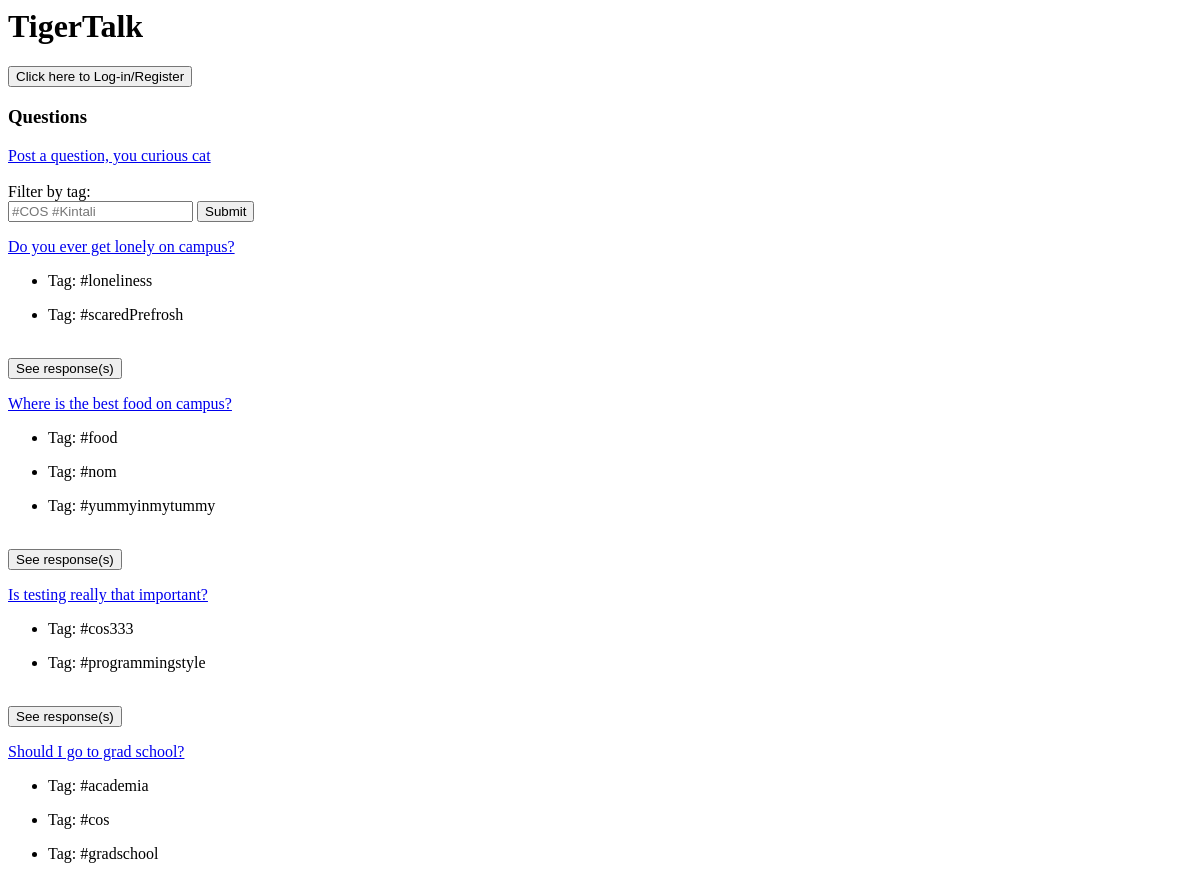
/blog/ (upper part), run on an earlier commit of the app's database.
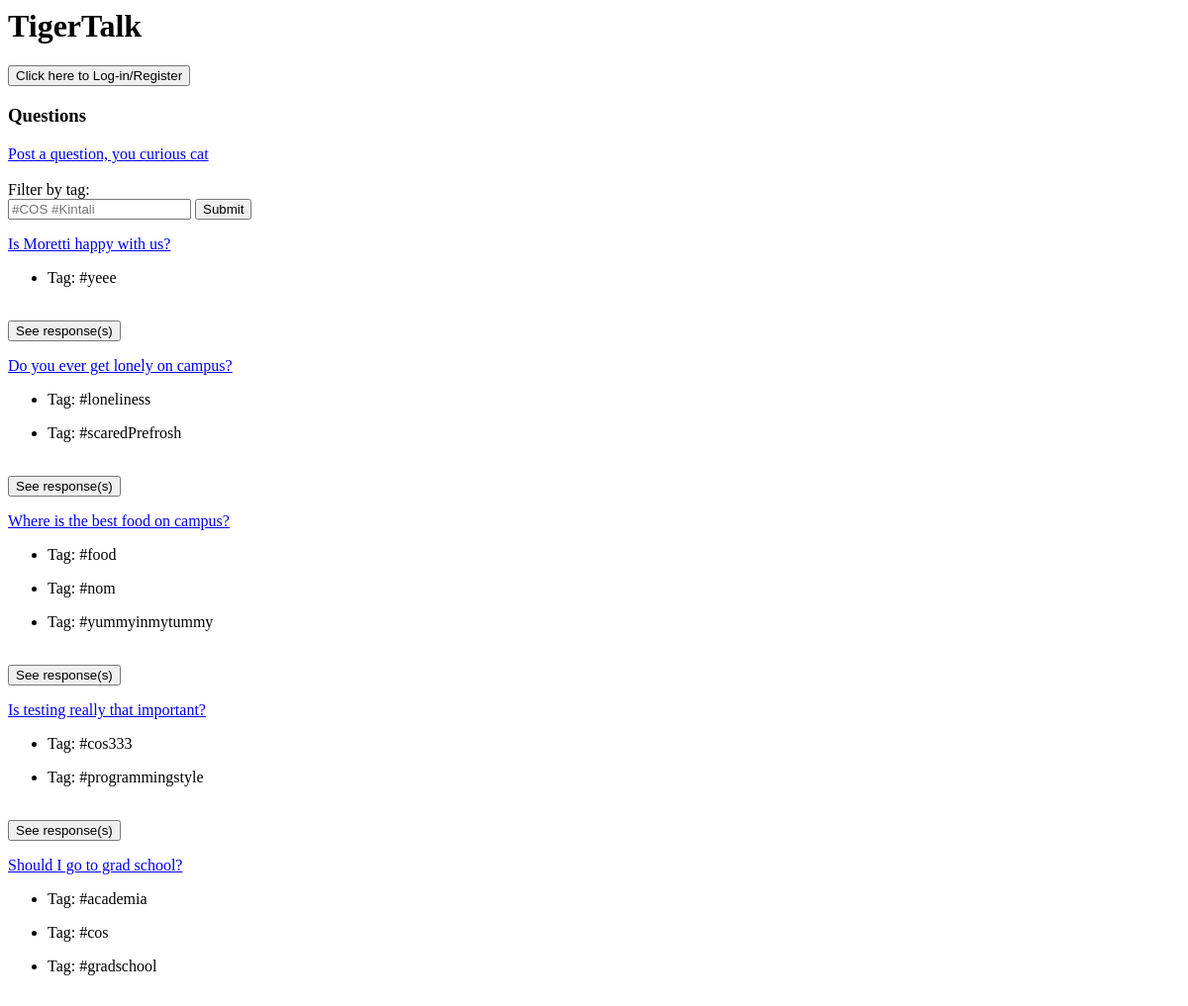
And on a later commit of the database.
### blog/models.py (models this page shows, shortened)
class Question(models.Model):
    blocked_by = models.OneToOneField(User, blank=True, null=True)
    text = models.TextField()
    created_at = models.DateTimeField()
    blockedOrNot = models.BooleanField(default = False)
    inappropriateCount = models.IntegerField(
        default=0,
        verbose_name= "Inappropriate")
    inappropriateId = models.ManyToManyField(User, related_name = 'flagged_questions')
    objects = managers.QuestionManager()
    class Meta:
        verbose_name = "Question"
        verbose_name_plural = "Questions"

class Tag(models.Model):
    questions = models.ManyToManyField(Question, related_name = 'tags')
    text = models.CharField(max_length = 30)
    objects = managers.TagManager()
    class Meta:
        verbose_name = "Tag"
        verbose_name_plural = "Tags"
        ordering = ("text",)

### blog/views.py (the view)
def index(request):
	questions = Question.objects.filter(blockedOrNot=False).order_by('-created_at')
	user = request.user
	try:
		exp_question = Question.objects.get(pk=request.GET['responses_requested'])
		cur_page = request.GET['page']
		expanded_question_list = [exp_question]
		exp_answers = expanded_question_list[0].answers.order_by('helpfulCount', '-created_at')[:5]
	except (KeyError, Question.DoesNotExist):
		expanded_question_list = []
		exp_answers = []
		cur_page = utils.get_page_number_from_request(request)
	try:
		res_question = Question.objects.get(pk=request.GET['respond_to_q'])
		cur_page = request.GET['page']
		response_question_list = [res_question]
	except (KeyError, Question.DoesNotExist):
		response_question_list = []
	try:
		close_q = Question.objects.get(pk=request.GET['close_requested'])
		expanded_question_list= []
		cur_page = request.GET['page']
		exp_answers = []
	except:
		pass
	try:
		flagged_q = Question.objects.get(pk=request.POST['flag_q'])
		user  = request.user
		flagged_q.inappropriateCount += 1
		flagged_q.inappropriateId.add(user)
		flagged_q.save()
		user.flagged_questions.add(flagged_q)
		user.save()
		cur_page = request.GET['page']
	except:
		pass
	try:
		user  = request.user
		flagged_question_list = user.flagged_questions.all()
	except:
		flagged_question_list = []
	try:
		helpful_answer = Answer.objects.get(pk=request.GET['helpful'])
		user = request.user
		helpful_answer.helpfulCount += 1
		helpful_answer.helpfulId.add(user)
		helpful_answer.save()
		user.helpful_responses.add(helpful_answer)
		user.save()
	except:
		pass
	try:
		user = request.user
		helpful_responses_list = user.helpful_responses.all()
	except:
		helpful_responses_list = []
	try:
		unhelpful_answer = Answer.objects.get(pk=request.GET['unhelpful'])
		user = request.user
		unhelpful_answer.helpfulCount -= 1
		unhelpful_answer.helpfulId.remove(user)
		unhelpful_answer.save()
		user.helpful_responses.remove(unhelpful_answer)
		user.save()
	except:
		pass
	try:
		inapp_answer = Answer.objects.get(pk=request.GET['inapp'])
		user = request.user
		inapp_answer.inappropriateCount += 1
		inapp_answer.inappropriateId.add(user)
		inapp_answer.save()
		inapp_answer.user.inappropriateCount += 1
		inapp_answer.user.save()
		user.inappropriate_responses.add(inapp_answer)
		user.save()
	except:
		pass
	try:
		user = request.user
		inapp_responses_list = user.inappropriate_responses.all()
	except:
		inapp_responses_list = []
	try:
		un_inapp_answer = Answer.objects.get(pk=request.GET['uninapp'])
		user = request.user
		un_inapp_answer.inappropriateCount -= 1
		un_inapp_answer.inappropriateId.remove(user)
		un_inapp_answer.save()
		un_inapp_answer.user.inappropriateCount -= 1
		un_inapp_answer.user.save()
		user.inappropriate_responses.remove(un_inapp_answer)
		user.save()
	except:
		pass
	template = loader.get_template('blog/index.html')
	context = {
		'questions' : questions,
		'expanded_question_list' : expanded_question_list,
		'response_question_list' : response_question_list,
		'user': request.user,
		'flagged_question_list': flagged_question_list,
		'expanded_answers': exp_answers,
		'cur_page': cur_page,
		'helpful_responses_list': helpful_responses_list,
		'inapp_responses_list': inapp_responses_list,
	}
	return HttpResponse(template.render(context, request))

### blog/templates/blog/index.html (shortened to what this page needs)
<h1>TigerTalk</h1>
{% if user.is_authenticated %}
    Currently logged in as {{user.profile.handle}}. <a href="/accounts/logout">Log out</a>
    <a href="{% url 'blog:editprofile' %}">edit profile</a>
{% else %}
    <form action="{% url 'blog:loginpage' %}" method="get">
            <button name="login" value="{{question.id}}">Click here to Log-in/Register</button>
    </form>
{% endif %}
<h3>Questions</h3>
<a href="{% url 'blog:postaq' %}">Post a question, you curious cat</a>
Filter by tag:
<form action="{% url 'blog:filter' %}" method="get">
	<input type="text" name="tags" placeholder="#COS #Kintali" value="">
  	<input type="submit" value="Submit">
</form>
{% load el_pagination_tags %}
{% for question in questions %}
{% show_current_number as page_number %}
<div id="resp_results{{question.id}}">
        <a href="{% url 'blog:questions' question.id %}">{{ question.text|truncatechars:200 }}</a> <br>
        {% for tag in question.tags.all %}
        	<ul>
        		<li>Tag: {{tag.text}}</li>
        	</ul>
        {% endfor %}
        <br>
        {% if question in expanded_question_list %}
        	<ul>
        	{% for answer in expanded_answers %}
        		{% if user.is_authenticated and not user.profile.blockedOrNot %}
                    {% if answer in helpful_responses_list %}
                        You have already marked this answer as helpful <br>
                        <form action="{% url 'blog:index' %}" method="get">
                            <button name="unhelpful" value="{{answer.id}}">Un-mark this response as helpful</button>
                            <input type="hidden" name="user_id" value="{{user.id}}">
                        </form>
                    {% else %}
                         <form action="{% url 'blog:index' %}" method="get">
                            <button name="helpful" value="{{answer.id}}">Mark this response as helpful</button>
                            <input type="hidden" name="user_id" value="{{user.id}}">
                        </form>
                    {% endif %}
                    {% if answer in inapp_responses_list %}
                        You have already flagged this answer as inappropriate <br>
                           <form action="{% url 'blog:index' %}" method="get">
                               <button name="uninapp" value="{{answer.id}}">Un-flag this response as innapropriate</button>
                               <input type="hidden" name="user_id" value="{{user.id}}">
                          </form>
                    {% else %}
                          <form action="{% url 'blog:index' %}" method="get">
                               <button name="inapp" value="{{answer.id}}">Flag this response as innapropriate</button>
                               <input type="hidden" name="user_id" value="{{user.id}}">
                          </form>
                    {% endif %}
                {% endif %}
		        <li>{{answer.text}} - {{answer.user.profile.handle}}</li>
                <li> Helpful Count is {{answer.helpfulCount}} </li>
            	<li> Inappropriate Count is {{answer.inappropriateCount}} </li>
        	{% empty %}
        		No answers, lol, sorry.
        	{% endfor %}
        	</ul>
        	<form action="{% url 'blog:index' %}#resp_results{{question.id}}" method="get">
				<button name="close_requested" value="{{question.id}}">Close response(s)</button>
				<input type="hidden" name="page" value="{{page_number}}">
			</form>
        {% else %}
			<form action="{% url 'blog:index' %}#resp_results{{question.id}}" method="get">
				<button name="responses_requested" value="{{question.id}}">See response(s)</button>
			</form>
		{% endif %}
</div>
{% endfor %}

What changed in the data, as far as the page shows it:
added Question: text "Is Moretti happy with us?", {{ question.id }} 36 (drawn)
added Tag: text "#yeee", shown under "Is Moretti happy with us?"
